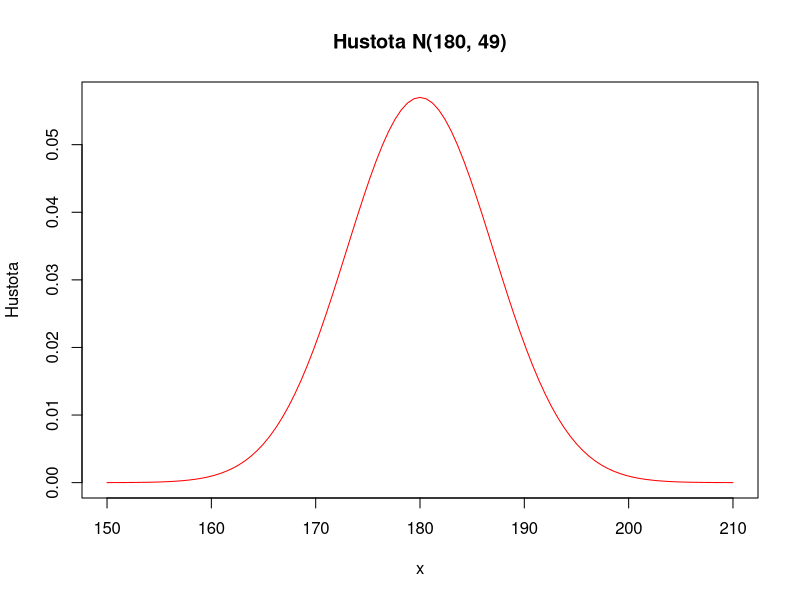
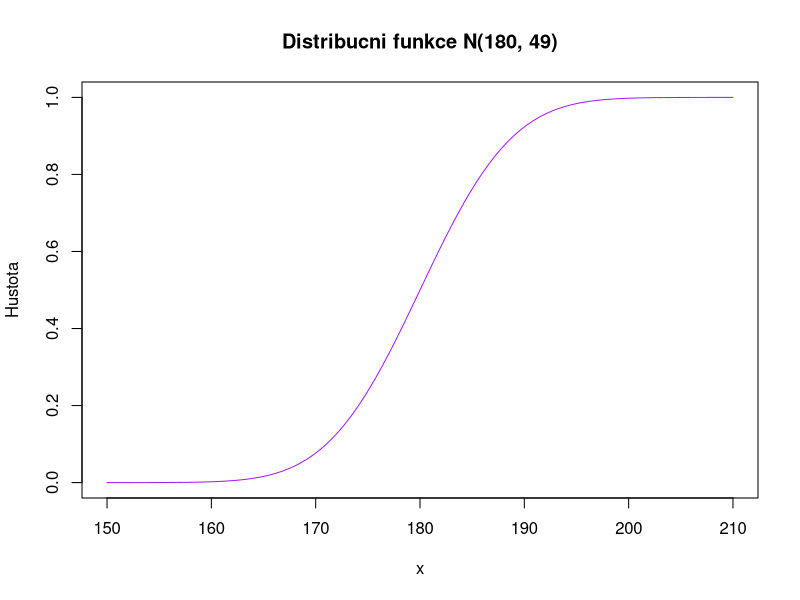
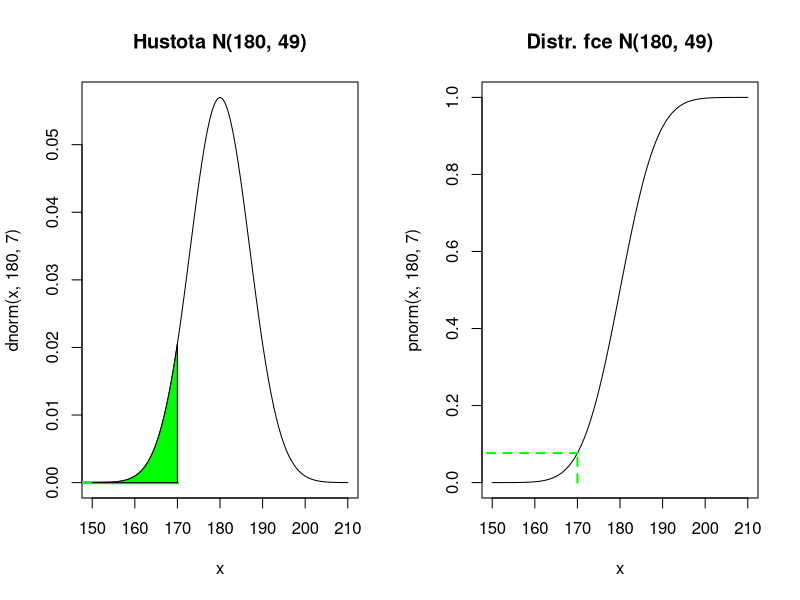
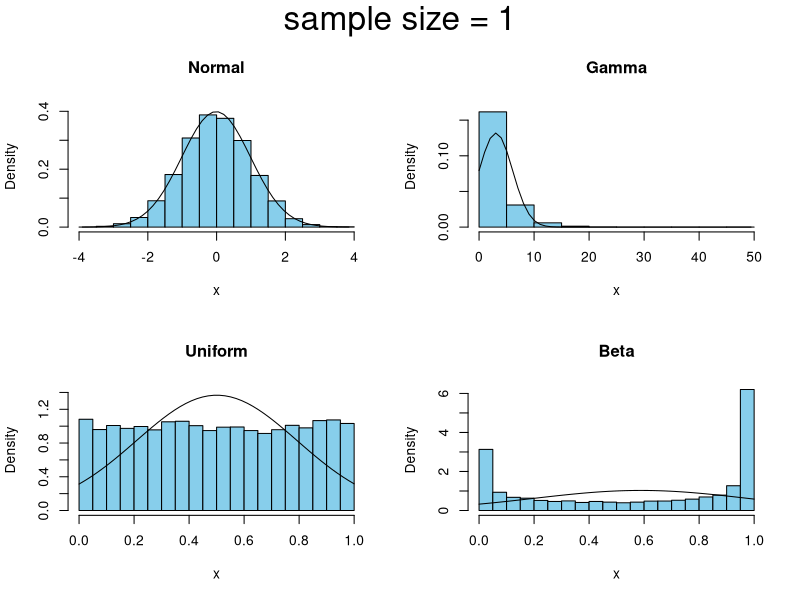
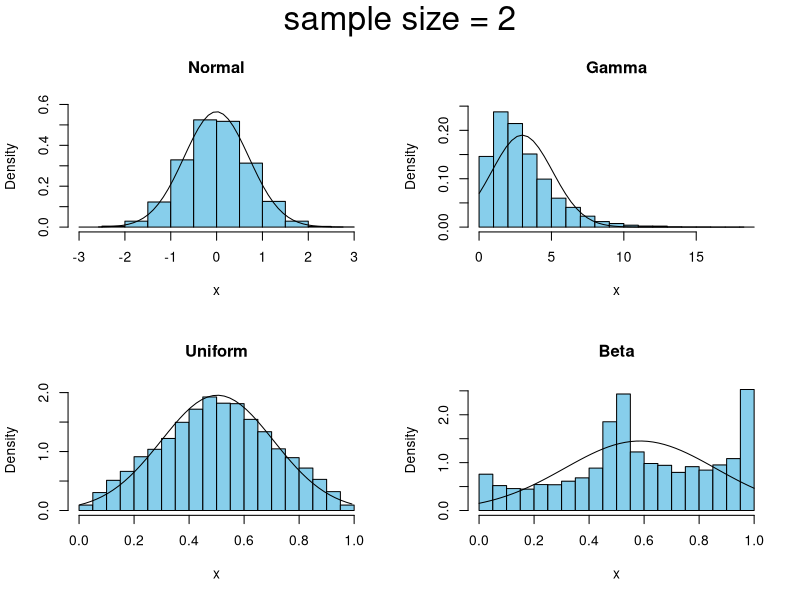
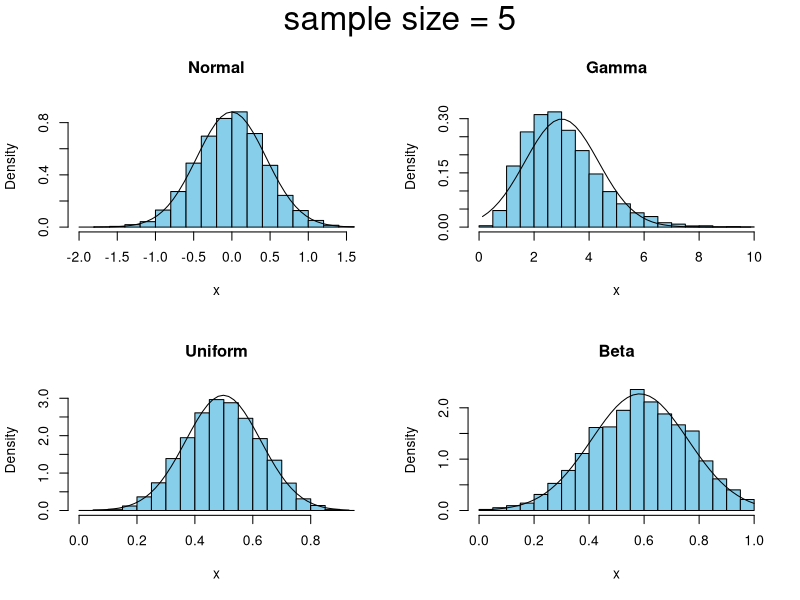
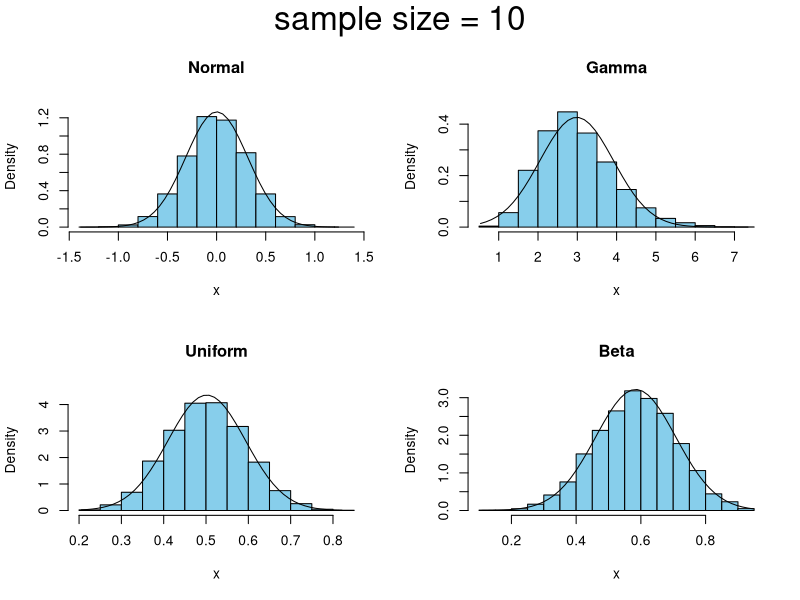
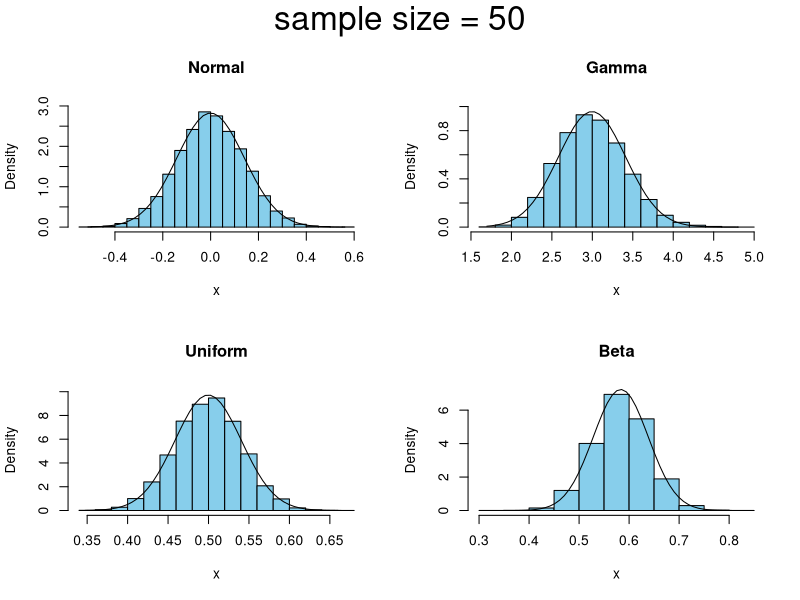

The R script that drew these images, in order: (Note: this script raises an error after producing the figures.)
#############################
### Priklady na pravdepodobnost

### Diskretni rozdeleni
## Binomicke rozdeleni: n - pocet pokusu, p - pst uspechu
#   pocet uspechu v n-pokusech
# pbinom(k,n,p) - distribucni funkce
# dbinom(k,n,p) - pravdepodobnostni funcke
# stredni hodnota n*p
# rozptyl n*p*(1-p)



dpois(0,1)

1 - pbinom(6, 10, 0.5076)
## Hypergeometricke rozdeleni: w - pocet bilych kouli v osudi, b - pocet cernych kouli v osudi
#   n - pocet kouli tazenych z osudi
#   pocet bilych kouli mezi n tazenymi
# phyper(k,w,b,n) - distribucni funkce
# dhyper(k,w,b,n) - pravdepodobnostni funcke
# stredni hodnota n*w/(w+b)
# rozptyl (n*w/(w+b))*(1-w/(w+b))*((w+b-n)/(w+b-1))

dhyper(3, 850, 150, 4)

## Geometricke rozdeleni: p - pravdepodobnost uspechu
# cekani na prvni uspech, do prikazu se zadava pocet neuspechu pred prvnim uspechem
# pgeom(k,p) - distribucni funkce
# dgeom(k,p) - pravdepodobnostni funcke
# stredni hodnota (1-p)/p
# rozptyl (1-p)/p^2

dgeom(3, 0.65)

dgeom(3, 0.4882)

## Poissonovo rozdeleni: lambda - stredni hodnota
# pocet udalosti
# ppois(k,lambda) - distribucni funkce
# dpois(k,lambda) - pravdepodobnostni funcke
# stredni hodnota lambda
# rozptyl lambda

#################################
### Spojita rozdeleni
## Normalni rozdeleni: mu - stredni hodnota, sigma - smerodatna odchylka
# pnorm(x,mu,sigma) - distribucni funkce
# qnorm(x,mu,sigma) - kvantilova funkce

1 - pnorm(25, 20.5, 5.4)

pnorm(18, 20.5, 5.4) - pnorm(14, 20.5, 5.4)

qnorm(0.75, 20.5, 5.4)

# hustota - vyska dospelych muzu
curve(dnorm(x,180,7),from=150,to=210, main="Hustota N(180, 49)",col="red",ylab="Hustota")
# distribucni funkce - vyska dospelych muzu
curve(pnorm(x,180,7),from=150,to=210, main="Distribucni funkce N(180, 49)",col="purple",ylab="Hustota")
# pravdepodobnost, ze nahodne vybrany muz bude mensi nez 170 cm
oldpar <- par(mfrow=c(1,2))
curve(dnorm(x,180,7),from=150,to=210, main="Hustota N(180, 49)")
lines(c(0,170),c(0,0),lwd=3,col="green") 
xx <- seq(150,170,length.out=101)
polygon(c(150,xx,170),c(0,dnorm(xx,180,7),0),col="green")
# umime-li zmerit velikost zelene plochy, mame pst :)

curve(pnorm(x,180,7),from=150,to=210, main="Distr. fce N(180, 49)")
lines(c(170,170),c(0,pnorm(170,180,7)),col="green",lty=2,lwd=2)
lines(c(0,170),c(pnorm(170,180,7),pnorm(170,180,7)),col="green",lty=2,lwd=2)
# hodnotu lze vycist z distribucni funkce
par(oldpar)

## Lognormalni rozdeleni: mu , sigma (velicina ln(X) ~ N(mu, sigma^2))
# plnorm(x,mu,sigma) - distribucni funkce
# qlnorm(x,mu,sigma) - kvantilova funkce
# stredni hodnota exp(mu+sigma^2/2)
# rozptyl (exp(sigma^2)+2)*exp(2*mu+sigma^2)

1 - plnorm(20000, 7, 3)

## Exponencialni rozdeleni: int - intenzita
# pexp(x,int) - distribucni funkce
# qexp(x,int) - kvantilova funkce
# distribucni funkce P(X <= t) = 1 - exp(-int*t)
# stredni hodnota 1/int
# rozptyl 1/int^2

1 - pexp(3000, 1/2000)
pexp(2000, 1/2000)
#################################
### Centralni limitni veta
## Rozdeleni souctu nezavislych, stejne rozdelenych nahodnych velicina
#  konverguje k normalnimu pro pocet techto velicin rostouci nade vsechny meze.

library(TeachingDemos)
clt.examp(1)
clt.examp(2)
clt.examp(5)
clt.examp(10)
clt.examp(50)

################################
### Nactete data Policie.RData

### Testovani hypotez
# Pred testem musime stanovit
#   testovane hypotezy: nulovou (H0) a alternativni (H1)
#   hladinu vyznamnosti (nejcasteji alfa = 0.05)
# Vyhodnoceni pomoci p-hodnoty
#   p-hodnota <= alfa => H0 zamitame, plati H1
#   p-hodnota > alfa => H0 nezamitame

## Pomoci jednovyberoveho t-testu na hladine vyznamnosti 5% rozhodnete,
#   zda prumerna vyska policistu muze byt 180 cm.

# H0: vyska = 180 cm vs. H1: vyska <> 180 cm
vyska <- Policie$height
t.test(vyska, mu=180)
  # p-hodnota 0.0965 > 0.05 => nezamitame H0
  # Neprokazalo se, ze prumerna vyska policistu se lisi od 180 cm.
  #   Muze byt 180 cm.

## Pomoci jednovyberoveho t-testu na hladine vyznamnosti 5% rozhodnete,
#   zda prumerna hmotnost policistu muze byt 75 kg.

## Pomoci jednovyberoveho t-testu na hladine vyznamnosti 5% rozhodnete,
#   zda prumerna hmotnost policistu je mensi nez 80 kg.

#####################
### Interval spolehlivosti pro prumer
# a jeho spojitost s jednovyberovym t-testem

## Spoctete 95% interval spolehlivosti pro prumer vysky kdyz vite, 
#  ze rozptyl vysky dospelych muzu je 49.
vyska <- Policie$height

# Rucni vypocet
mn <- mean(vyska)
sd <- sqrt(49)
n <- length(vyska)
alpha <- 0.05
q.n <- qnorm(1-alpha/2)

# Dolni mez
mn-q.n*sd/sqrt(n)
# Horni mez
mn+q.n*sd/sqrt(n)

# vypocet pomoci funkce v knihovne DescTools
MeanCI(prom2,sd=sd)

# a kdyby mi skutecny rozptyl nikdo nerekl?
# Rucni vypocet
mn <- mean(vyska)
sd <- sd(vyska)
n <- length(vyska)
alpha <- 0.05
q.t <- qt(1-alpha/2,n-1)

# Dolni mez
mn-q.t*sd/sqrt(n)
# Horni mez
mn+q.t*sd/sqrt(n)

# vypocet pomoci funkce v knihovne DescTools
MeanCI(vyska)
  # dostavam sirsi interval nez predtim, proc?
# spojitost s jednovyberovym t-testem
# interval spolehlivosti je soucasti vystupu z jednovyberoveho t-testu
t.test(vyska, mu = 0)
  # na zaklade intervalu spolehlivosti rozhodnete, zda prumerna vyska muzu
  #   muze byt 175 cm, 177 cm, 181 cm

## Spoctete 99%-ni interval spolehlivosti pro stredni hodnotu reakcni doby,
#  kdyz vim, ze rozptyl je 0.015 a kdyz nevim nic.
MeanCI( , conf.level=0.99)

###################################
## A jak spocitat interval spolehlivosti pro stredni hodnotu reakcni doby 
#  pomoci bootstrapu?
reakce <- Policie$react

boots <- list()
B <- 10000
for(i in 1:B) boots[[i]] <- sample(reakce,replace=TRUE)
  # bootstrapove vybery
means <- unlist(lapply(boots,mean))
  # bootstrapove prumery

hist(means,col="honeydew2",xlab="reakcni doba",
     main="Histogram bootstrapovych prumeru")
abline(v=mean(reakce),lwd=3,col="navy")
abline(v=quantile(means,probs=c(0.025,0.975)),lwd=3,col="red")
c(mean=mean(reakce),quantile(means,probs=c(0.025,0.975)))
  # bootstrapovy interval spolehlivosti

# Pomoci funkce
MeanCI(reakce,method="boot")
BootCI(reakce,FUN = mean)
  # pomoci parametru FUN mohu pocitat interval spolehlivosti pro libovolnou funkci
decil <- function(x) quantile(x,0.1)  
BootCI(prom3,FUN = decil)
  # bootstrapovy interval spolehlivosti pro dolni decil
